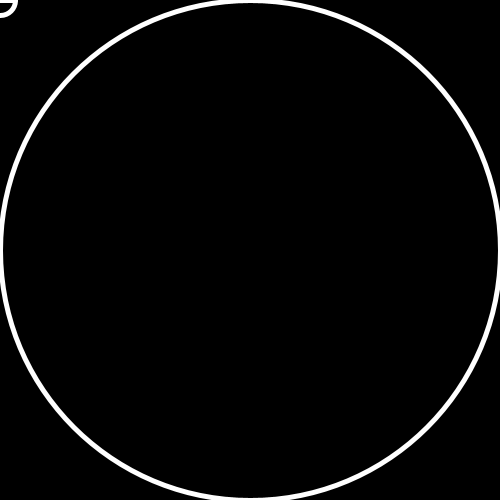
Frame 1 (no input)
Frame 60 (the mouse pressed at the canvas centre just before this capture): identical to frame 1, image omitted
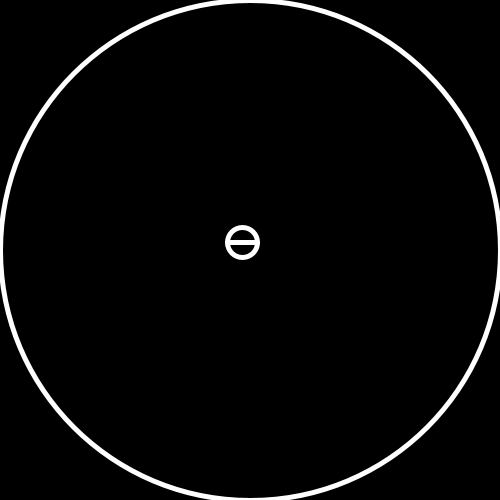
Frame 120 (the mouse held since frame 60 and released just before this capture)

The Processing sketch that drew these frames (run headless with seeded random() and noise(); from frame 60 on, the mouse is pressed at the canvas centre):

// Processing sketch: Planet
// ── Planet.pde
final int PLANET_SIZE = 30;
int planetX = 0;
int planetY = 0;
int planetMoveX = 0;
int planetMoveY = 0;
int orbitSize = 480;
final int FRICTION = 10;

void drawCircle()
{
  fill(0, 0);
  strokeWeight(5);
  stroke(255);
  ellipse(250,250,500,500);
}
void drawPlanet()
{
  ellipse(planetX, planetY, PLANET_SIZE, PLANET_SIZE);
  line(planetX-(PLANET_SIZE/2), planetY, planetX+(PLANET_SIZE/2), planetY);
}

void attractToMouse()
{
  int diffX = mouseX-planetX;
  int diffY = mouseY-planetY;
  planetMoveX = planetMoveX+diffX;
  planetMoveY = planetMoveY+diffY;
}

void addFriction()
{
  planetMoveX = planetMoveX/FRICTION;
  planetMoveY = planetMoveY/FRICTION;
}

void movePlanet()
{
  planetX = (planetX + planetMoveX)%orbitSize;
  planetY = (planetY + planetMoveY);
}

void setup()
{
  size(500,500);
}

void draw()
{
  background(0);
  drawCircle();
  drawPlanet();
  attractToMouse();
  addFriction();
  movePlanet();
}
